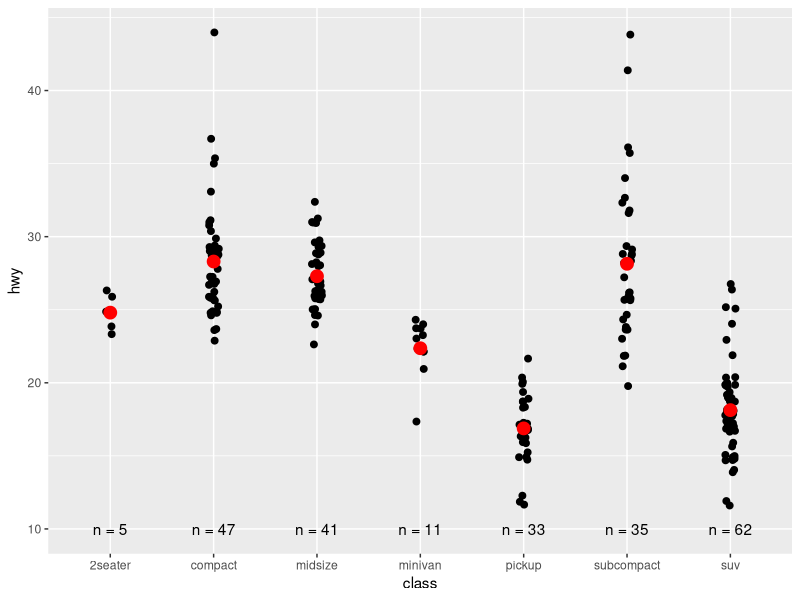

The R source for this figure:
## ---- chunk 1
knitr::opts_chunk$set(echo = TRUE)
library(tidyverse)
## ---- chunk 2
library(dplyr)
class <- mpg %>% 
  group_by(class) %>% 
  summarise(n = n(), hwy = mean(hwy))
class
## ---- chunk 3
ggplot(mpg, aes(class, hwy)) +
  geom_jitter(width = 0.05, size = 2) +
  geom_point(aes(y = hwy), data = class, size = 4, color = "red") +
  geom_text(aes(y = 10, label = paste0("n = ", n)), data = class)
